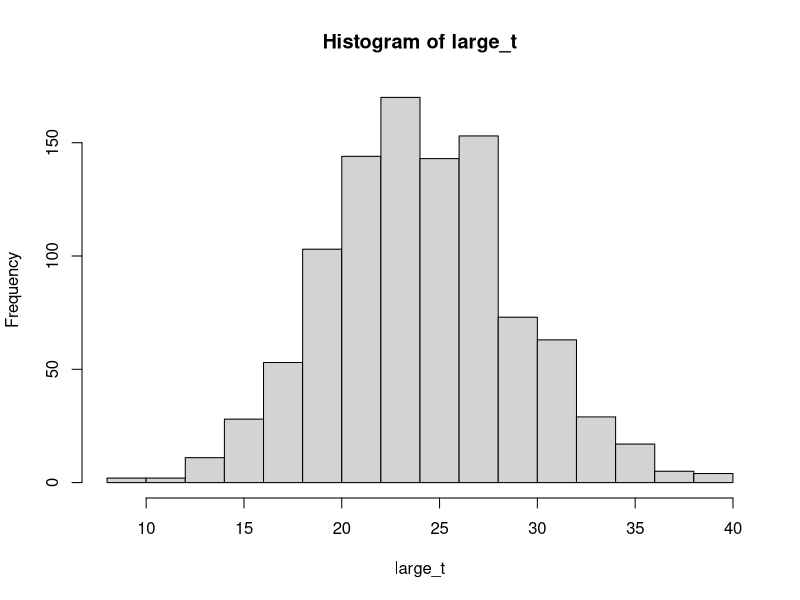
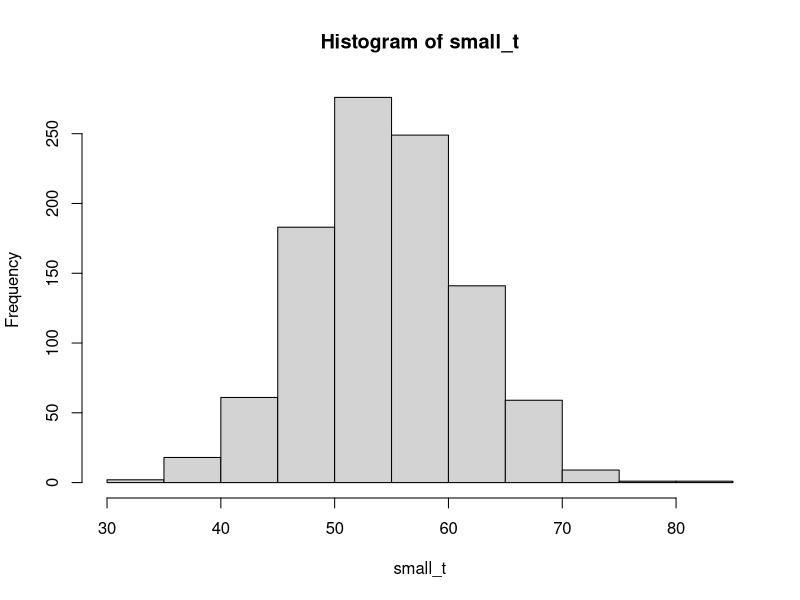

The R script that drew these images, in order:
#13.
myname <- "Lauren Temple"

set.seed(2022)

large_t <- NULL
small_t <- NULL

for(i in 1:1000){
  large_hosp <- rbinom(n= 365, size= 45, prob= 0.5)
  
  large_t <- c(large_t, length(which(large_hosp > 0.6*45)))
  
  small_hosp <- rbinom(n= 365, size= 15, prob= 0.5)
  
  small_t <- c(small_t, length(which(small_hosp > 0.6*15)))
  
  i <- i+1
}

hist(large_t)

mean_l <- mean(large_t)
sd_l <- sd(large_t)

hist(small_t)

mean_s <- mean(small_t)
sd_s <- sd(small_t)



